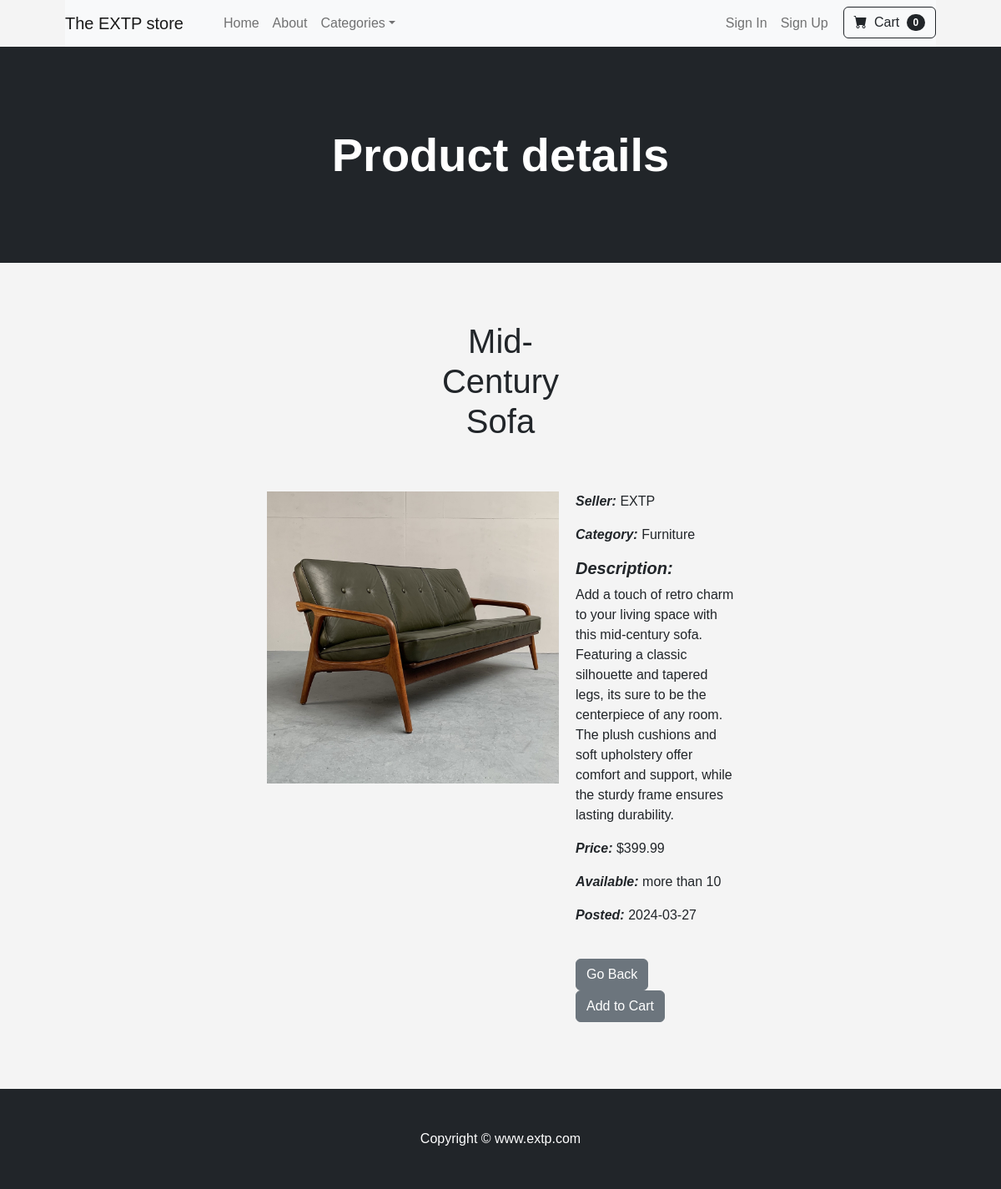
The page /product_detail/23/ on the database as committed earlier.
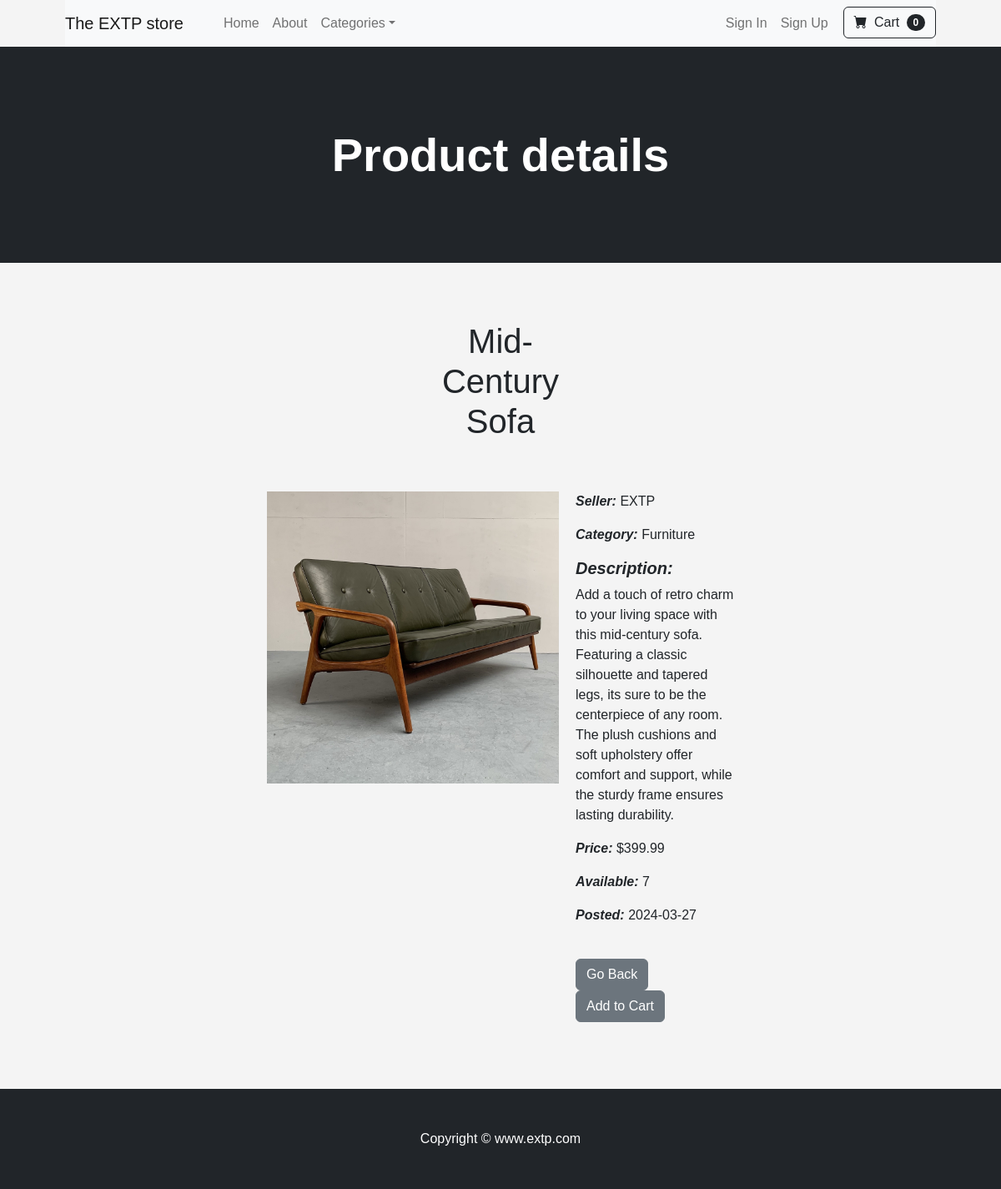
The same page on the database as committed later.
### ecommerce/models.py (models this page shows, shortened)
class Product(models.Model):
    product_name = models.CharField(max_length=100)
    category = models.ForeignKey(Category, on_delete=models.SET_NULL, blank=True, null=True)
    description = models.TextField()
    image = models.ImageField(upload_to='product_images/', blank=True, null=True)
    created_at = models.DateTimeField(auto_now_add=True)
    price = models.DecimalField(max_digits=6, decimal_places=2)
    quantity = models.IntegerField(default=55)
    seller = models.CharField(max_length=100, default="EXTP")
    on_sale = models.BooleanField(default=False)
    sale_price = models.DecimalField(max_digits=6, decimal_places=2, blank=True, null=True)

class Category(models.Model):
    name = models.CharField(max_length=100)
    def __str__(self):
        return self.name
    class Meta:
        verbose_name_plural = "categories"

### ecommerce/views.py (the view)
# urls.py: path('product_detail/<int:id>/', views.product_detail, name='product_detail'),
def product_detail(request, id):
    product = models.Product.objects.get(pk=id)
    return render(request, 'ecommerce/product_detail.html', {'product': product, "product_id": id})

### ecommerce/views.py (called while the page is built)
def custom_context(request):
    categories = models.Category.objects.all()
    if request.user.is_authenticated:
        quantity_cart = Cart.objects.filter(user=request.user).count()
    else:
        quantity_cart = 0
    return {'categories': categories, "quantity_cart": quantity_cart}

### templates/ecommerce/product_detail.html (shortened to what this page needs)
{% extends "base.html" %}
{% block content %}
<header class="bg-dark py-5">
    <div class="container px-4 px-lg-5 my-5">
        <div class="text-center text-white">
            <h1 class="display-4 fw-bolder">Product details</h1>
        </div>
    </div>
</header>
<h1 style="margin: 50px 260px 10px 260px; padding: 20px 260px; text-align: center;">{{ product.product_name }}</h1>
<div style="display: flex; justify-content: center; margin: 20px 160px 40px 160px; padding: 20px 160px 40px 160px;">
    <div style="flex: 1; margin-right: 20px; text-align: center;">
        <img src="{{ product.image.url }}" alt="product" width="350" height="350">
    </div>
    <div style="flex: 1; text-align: left;">
        <p><strong><i>Seller:</i></strong> {{ product.seller }}</p>
        <p><strong><i>Category:</i></strong> {{ product.category }}</p>
        <h5><strong><i>Description:</i></strong> </h5>
        <p>{{ product.description }}</p>
        <p><strong><i>Price:</i></strong> ${{ product.price }}</p>
        {% if product.quantity > 10 %}
        <p><strong><i>Available:</i></strong> more than 10</p>
        {% else %}
        <p><strong><i>Available:</i></strong> {{ product.quantity }}</p>
        {% endif %}
        <p><strong><i>Posted:</i></strong> {{ product.created_at|date:"Y-m-d" }}</p>
        <br>
        <a href="{% url 'ecommerce:home' %}" style="margin-right: 30px;""><button class="btn btn-secondary" >Go Back</button></a>
        {% if user.is_authenticated %}
        <a href="{% url 'cart:add_to_cart' product_id %}"><button class="btn btn-secondary" >Add to Cart</button></a>
        {% else %}
        <a href="{% url 'cart:add_to_cart_unknown_user' %}"><button class="btn btn-secondary" >Add to Cart</button></a>
        {% endif %}
    </div>
</div>
{% endblock %}

Rows that differ between the two databases and show on the page:
changed Product "Mid-Century Sofa": quantity (not shown) → "7"
Other text that changed with them:
text no longer shown: "more than 10"
